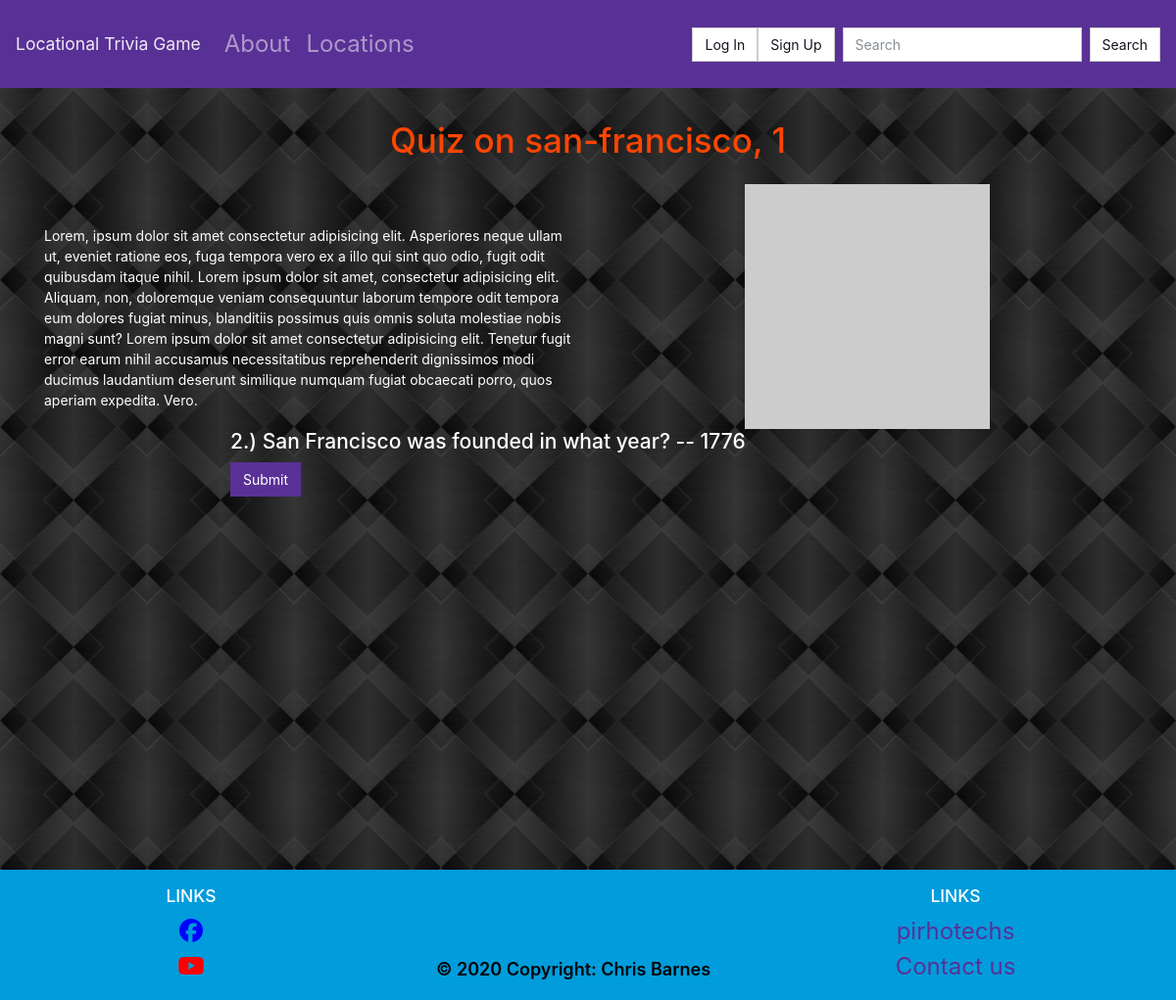
The page /trivia/san-francisco/ on the database as committed earlier.
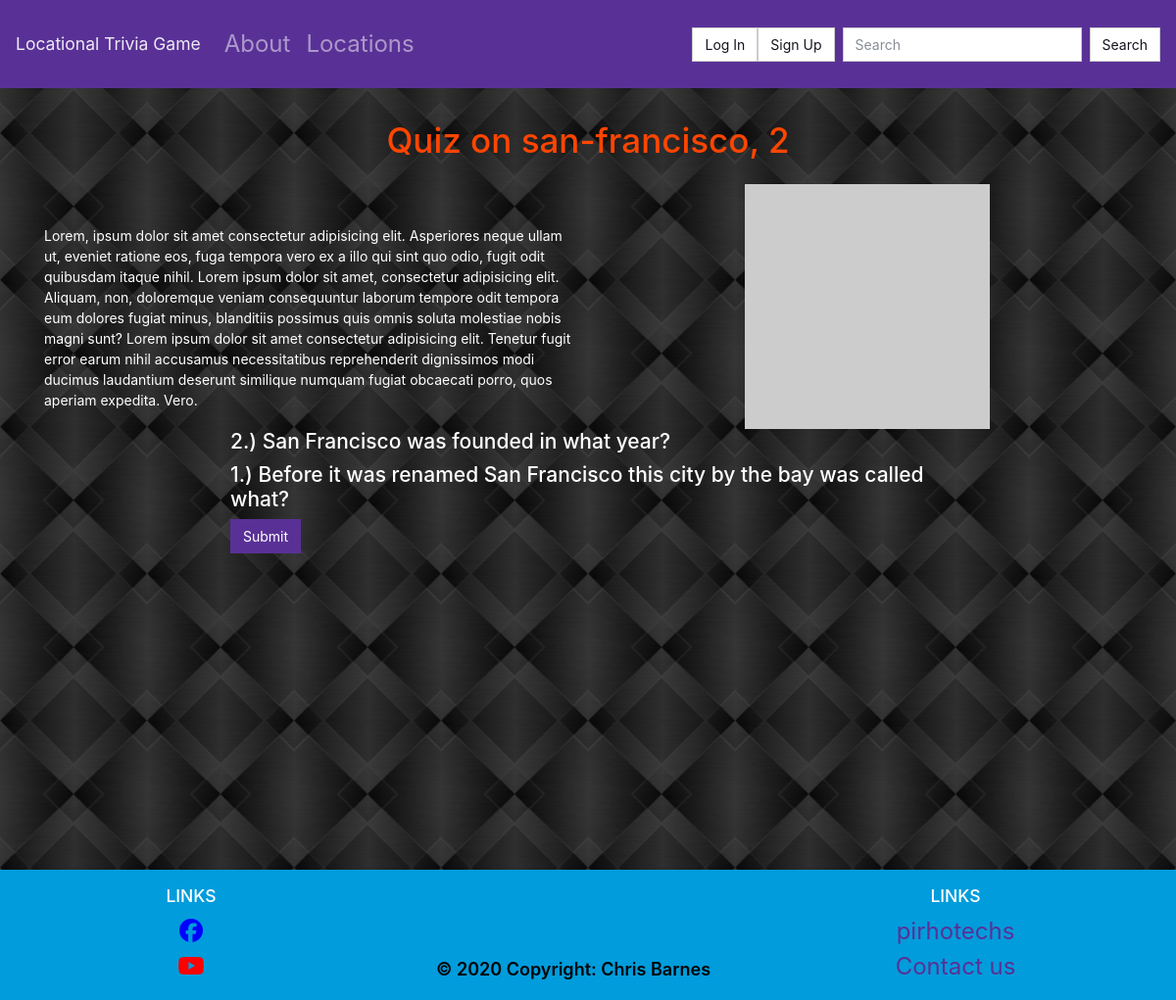
The same page on the database as committed later.
### locations/models.py (models this page shows, shortened)
class Page(models.Model):
    objects = models.Manager()
    slug = models.CharField(max_length=settings.PAGE_TITLE_MAX_LENGTH, blank=True, editable=False, help_text="Unique URL path to access this page. Generated by the system.")
    created = models.DateTimeField(auto_now_add=True, help_text="The date and time this page was created. Automatically generated when the model saves.")
    modified = models.DateTimeField(auto_now=True, help_text="The date and time this page was updated. Automatically generated when the model updates.")
    title = models.CharField(max_length=settings.PAGE_TITLE_MAX_LENGTH, unique=True, default="Title of your page.")
    author = models.ForeignKey(User, on_delete=models.PROTECT, help_text="The user that posted this article.")
    content = models.TextField(default="Write the content of your page here.")

### trivia/models.py (models this page shows)
class Question(models.Model):
    objects = models.Manager()
    quiz = models.ForeignKey(Page, on_delete=models.CASCADE)
    author = models.ForeignKey(User, on_delete=models.PROTECT, help_text="The user that posted this question.")
    created = models.DateTimeField(auto_now_add=True, help_text="The date&time this question was created. Automatically generated when the model saves.")
    modified = models.DateTimeField(auto_now=True, help_text="The date&time this question was updated. Automatically generated when the model updates.")
    content = models.TextField(default="Write the content of your question here.")
    def __str__(self):
        return self.content

### trivia/views.py (the view)
# urls.py: path('trivia/', include('trivia.urls')),
def trivia(request, slug):
    template_name = 'trivia/game.html'
    questions = Question.objects.filter(quiz__slug=slug)
    num_questions = questions.count()
    context = {
        'slug': slug,
        'num_questions': num_questions,
        'questions': questions,
    }
    return render(request, template_name, context=context)

### trivia/templates/trivia/game.html
{% extends 'base.html' %}
{% block content %}
<div class="row">
    <div class="col text-center">
        <h1>Quiz on {{ slug }}, {{ num_questions }}</h1>
    </div>
</div>
<div class="row mt-3">
    <div class="col" style="margin-top: 3em;">
        <p>
            Lorem, ipsum dolor sit amet consectetur adipisicing elit. Asperiores neque ullam ut, eveniet ratione eos,
            fuga tempora vero ex a illo qui sint quo odio, fugit odit quibusdam itaque nihil. Lorem ipsum dolor sit
            amet, consectetur adipisicing elit. Aliquam, non, doloremque veniam consequuntur laborum tempore odit
            tempora eum dolores fugiat minus, blanditiis possimus quis omnis soluta molestiae nobis magni sunt? Lorem
            ipsum dolor sit amet consectetur adipisicing elit. Tenetur fugit error earum nihil accusamus necessitatibus
            reprehenderit dignissimos modi ducimus laudantium deserunt similique numquam fugiat obcaecati porro, quos
            aperiam expedita. Vero.
        </p>
    </div>
    <div class="col text-center">
        <a href="https://placeholder.com"><img src="https://via.placeholder.com/250x250?text=Image+of+this+place"></a>
    </div>
</div>
<div class="row">
    <div class="col-md-2"></div>
    <div class="col-md-8">
        {% for question in questions %}
            <h4>{{ question }}</h5>
        {% endfor %}
        <button type="submit" class="btn btn-primary">Submit</button>
    </div>
    <div class="col-md-2"></div>
</div>
{% endblock %}

### templates/base.html (shortened to what this page needs)
{% load static %}
<!DOCTYPE html>
<html lang="en">
<head>
    <link rel="stylesheet" href="https://stackpath.bootstrapcdn.com/bootstrap/4.3.1/css/bootstrap.min.css">
    <link rel="stylesheet" href="https://bootswatch.com/4/pulse/bootstrap.min.css">
    <link rel="stylesheet" type="text/css" href="{% static 'style.css' %}">
</head>
<body>
    {% include 'partials/navbar.html' %}
    <main role="main" class="container" style="margin-top: 4vh; height: 750px;">
        {% block content %}{% endblock %}
    </main>
    {% include 'partials/footer.html' %}
</body>
</html>

### templates/partials/navbar.html (shortened to what this page needs)
<nav class="navbar navbar-expand-lg navbar-dark bg-primary">
    <a class="navbar-brand" href="{% url 'index' %}">Locational Trivia Game</a>
    <div class="collapse navbar-collapse" id="navbarColor01">
        <ul class="navbar-nav mr-auto">
            <li class="nav-item">
                <a class="nav-link" href="{% url 'about' %}">About</a>
            </li>
            <li class="nav-item">
                <a class="nav-link" href="{% url 'list-page' %}">Locations</a>
            </li>
        </ul>
        <form class="form-inline ml-auto">
            {% if not user.is_authenticated %}
                <a href="{% url 'login' %}" class="btn btn-secondary ml-2">Log In</a>
                <a href="{% url 'signup' %}" class="btn btn-secondary mr-2">Sign Up</a>
            {% endif %}
        </form>
        <form class="form-inline my-2 my-lg-0">
            <input class="form-control mr-sm-2" type="text" placeholder="Search">
            <button class="btn btn-secondary my-2 my-sm-0" type="submit">Search</button>
        </form>
    </div>
</nav>

### templates/partials/footer.html
<footer class='page-footer font-small text-white bg-info absolute-bottom mt-3'>
    <div class='container-fluid row text-center pt-3'>
        <div class='col-md-4 mb-md-0'>
            <h5 class='text-uppercase'>Links</h5>
            <ul class='list-unstyled'>
                <li><a href='https://facebook.com'><i class="fab fa-facebook"></i></a></li>
                <li><a href='https://Youtube.com'><i class="fab fa-youtube"></i></a></li>
            </ul>
        </div>
        <div class='col-md-4 mb-md-0 footer-copyright text-center'>© {% now "Y" %} Copyright: Chris Barnes</div>
        <div class='col-md-4 mb-md-0'>
            <h5 class='text-uppercase'>Links</h5>
            <ul class='list-unstyled'>
                <li><a href='https://pirhotechs.com'>pirhotechs</a></li>
                <li><a href="{% url 'email' %}">Contact us</a></li>
            </ul>
        </div>
    </div>
</footer>

### static/style.css (style rules this page uses)
body { background: lightgrey url("images/background.jpg") center; }
.footer-copyright { font-size: large; font-weight: 600; padding-top: 4em; color: black; }
h1 { color: orangered; }
h2, h3, h4, p { color: white; }
ul { color: white; font-size: x-large; }
.fa-facebook { color: blue; }
.fa-youtube { color: red; }

Rows that differ between the two databases and show on the page:
changed Question: content "2.) San Francisco was founded in what year? -- 1776" → "2.) San Francisco was founded in what year?"
added Question: content "1.) Before it was renamed San Francisco this city by the bay was called what?"
Other text that changed with them:
{{ num_questions }}: "1" → "2"
